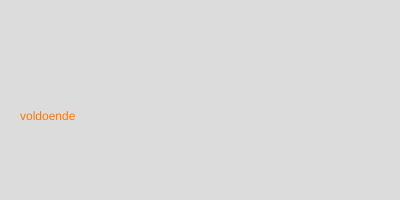
Frame 1 (no input)
Frame 60 (no input): identical to frame 1, image omitted
Frame 120 (the mouse pressed at the canvas centre since frame 60): identical to frame 1, image omitted

The p5.js sketch that drew this single still picture (run headless with seeded random() and noise() and a simulated clock; from frame 60 on, the mouse is pressed at the canvas centre):

// p5.js sketch
// ── sketch.js
let score = 65 // mijn score

function setup() {
  createCanvas(400, 200);
}

function draw() {
  background(220);

  // conditie voor uitstekend
if (score > 90 && score <= 100) {
  fill(0,255,0);
  text("uistekend",20,80);
}
// conditie voor goed gedaan
if (score > 70 && score <= 89) {
  fill(255,255,0);
  text("Goed gedaan!",20,100);
}
// conditie voor voldoende
if (score > 50 && score <= 69) {
  fill(255,120,0)
  text("voldoende",20,120);
}
// conditie voor onvoldoende
if (score >= 0 && score <=49) {
  fill(255,0,0);
  text("onvoldoende",20,140);
}

}
